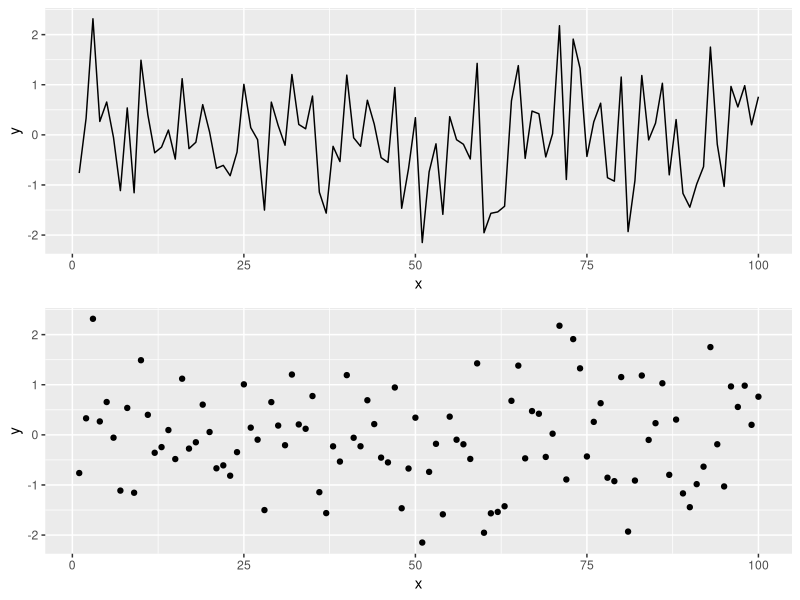

Write R code to recreate this figure.
## ---- chunk 1
knitr::opts_chunk$set(echo = TRUE,  fig.width = 8, fig.height = 8, fig.alig = "center")
## ---- chunk 2
library(tidyverse)
library(gridExtra)
## ---- chunk 3
# Simulating data according to a normal distribution
x <- seq(1:100)
y <- rnorm(100) # Generating data form a normal distribution with mean 0 and variance 1
data <- data.frame(x = x, y = y )
p1 = ggplot(data, aes(x= x, y = y)) +
   geom_line()
p2 = ggplot(data, aes(x= x, y = y)) +
   geom_point()
grid.arrange(p1, p2)
